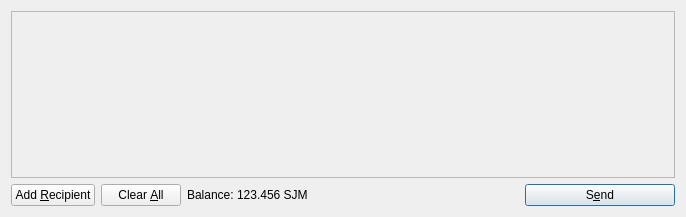
<?xml version="1.0" encoding="UTF-8"?>
<ui version="4.0">
 <class>SendCoinsDialog</class>
 <widget class="QDialog" name="SendCoinsDialog">
  <property name="geometry">
   <rect>
    <x>0</x>
    <y>0</y>
    <width>686</width>
    <height>217</height>
   </rect>
  </property>
  <property name="windowTitle">
   <string>Send Coins</string>
  </property>
  <layout class="QVBoxLayout" name="verticalLayout">
   <item>
    <widget class="QScrollArea" name="scrollArea">
     <property name="widgetResizable">
      <bool>true</bool>
     </property>
     <widget class="QWidget" name="scrollAreaWidgetContents">
      <property name="geometry">
       <rect>
        <x>0</x>
        <y>0</y>
        <width>666</width>
        <height>165</height>
       </rect>
      </property>
      <layout class="QVBoxLayout" name="verticalLayout_2">
       <property name="margin">
        <number>0</number>
       </property>
       <item>
        <layout class="QVBoxLayout" name="entries">
         <property name="spacing">
          <number>6</number>
         </property>
        </layout>
       </item>
       <item>
        <spacer name="verticalSpacer">
         <property name="orientation">
          <enum>Qt::Vertical</enum>
         </property>
         <property name="sizeHint" stdset="0">
          <size>
           <width>20</width>
           <height>40</height>
          </size>
         </property>
        </spacer>
       </item>
      </layout>
     </widget>
    </widget>
   </item>
   <item>
    <layout class="QHBoxLayout" name="horizontalLayout">
     <item>
      <widget class="QPushButton" name="addButton">
       <property name="toolTip">
        <string>Send to multiple recipients at once</string>
       </property>
       <property name="text">
        <string>Add &amp;Recipient</string>
       </property>
       <property name="icon">
        <iconset resource="../bitcoin.qrc">
         <normaloff>:/icons/add</normaloff>:/icons/add</iconset>
       </property>
       <property name="autoDefault">
        <bool>false</bool>
       </property>
      </widget>
     </item>
     <item>
      <widget class="QPushButton" name="clearButton">
       <property name="sizePolicy">
        <sizepolicy hsizetype="Minimum" vsizetype="Fixed">
         <horstretch>0</horstretch>
         <verstretch>0</verstretch>
        </sizepolicy>
       </property>
       <property name="toolTip">
        <string>Remove all transaction fields</string>
       </property>
       <property name="text">
        <string>Clear &amp;All</string>
       </property>
       <property name="icon">
        <iconset resource="../bitcoin.qrc">
         <normaloff>:/icons/remove</normaloff>:/icons/remove</iconset>
       </property>
       <property name="autoRepeatDelay">
        <number>300</number>
       </property>
       <property name="autoDefault">
        <bool>false</bool>
       </property>
      </widget>
     </item>
     <item>
      <layout class="QHBoxLayout" name="horizontalLayout_2">
       <property name="spacing">
        <number>3</number>
       </property>
       <item>
        <widget class="QLabel" name="label">
         <property name="text">
          <string>Balance:</string>
         </property>
        </widget>
       </item>
       <item>
        <widget class="QLabel" name="labelBalance">
         <property name="cursor">
          <cursorShape>IBeamCursor</cursorShape>
         </property>
         <property name="text">
          <string>123.456 SJM</string>
         </property>
         <property name="textInteractionFlags">
          <set>Qt::LinksAccessibleByMouse|Qt::TextSelectableByKeyboard|Qt::TextSelectableByMouse</set>
         </property>
        </widget>
       </item>
      </layout>
     </item>
     <item>
      <spacer name="horizontalSpacer">
       <property name="orientation">
        <enum>Qt::Horizontal</enum>
       </property>
       <property name="sizeHint" stdset="0">
        <size>
         <width>40</width>
         <height>20</height>
        </size>
       </property>
      </spacer>
     </item>
     <item>
      <widget class="QPushButton" name="sendButton">
       <property name="minimumSize">
        <size>
         <width>150</width>
         <height>0</height>
        </size>
       </property>
       <property name="toolTip">
        <string>Confirm the send action</string>
       </property>
       <property name="text">
        <string>S&amp;end</string>
       </property>
       <property name="icon">
        <iconset resource="../bitcoin.qrc">
         <normaloff>:/icons/send</normaloff>:/icons/send</iconset>
       </property>
       <property name="default">
        <bool>true</bool>
       </property>
      </widget>
     </item>
    </layout>
   </item>
  </layout>
 </widget>
 <resources>
  <include location="../bitcoin.qrc"/>
 </resources>
 <connections/>
</ui>
